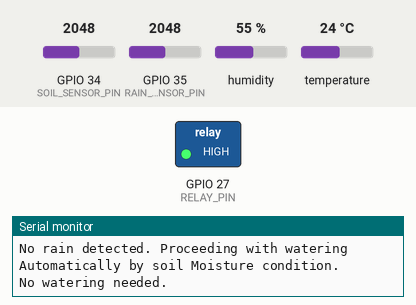
Simulated run of this sketch. Board: ESP32. Parts: switched loads named in the sketch (green lamp = pin HIGH), the last lines printed to the serial monitor. Inputs (shaded band) come from the test bench; at power-on: GPIO 34 (SOIL_SENSOR_PIN) = 2048, GPIO 35 (RAIN_SENSOR_PIN) = 2048, humidity 55 %, temperature 24 °C. WiFi joins after 1.5 s; servers stay silent unless stated.

Above: at 5.2 s.
5.3 s: GPIO 34 (SOIL_SENSOR_PIN) set to 2961
7.2 s: GPIO 34 (SOIL_SENSOR_PIN) set to 3045
At 8.9 s:
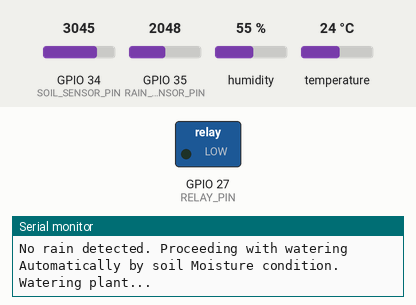
11.5 s: GPIO 35 (RAIN_SENSOR_PIN) set to 1558
13.2 s: GPIO 35 (RAIN_SENSOR_PIN) set to 1465
At 14.9 s:
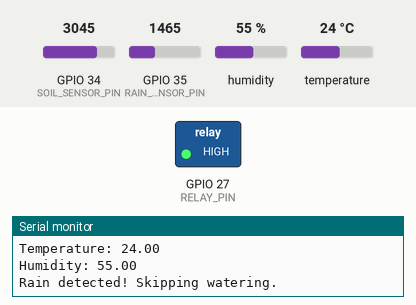
17.5 s: GPIO 35 (RAIN_SENSOR_PIN) set to 1540
At 18.9 s:
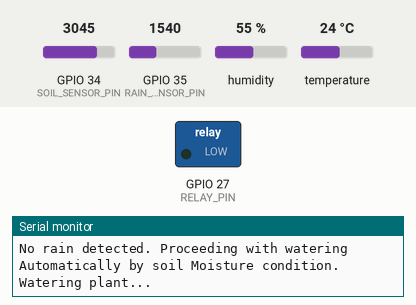
19.6 s: GPIO 35 (RAIN_SENSOR_PIN) set to 1460
At 20.8 s:
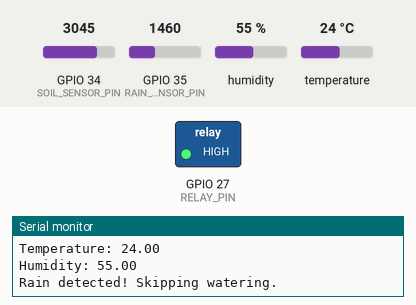
Timing chart, 0 to 22.6 s (numbered marks = the images above; inputs shaded):
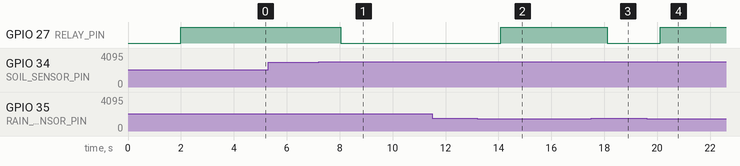

The sketch:

Hardware_without_Camera.ino
```cpp
#include <WiFi.h>
#include <ESPAsyncWebServer.h>
#include <DHT.h>

#define DHTPIN 4
#define DHTTYPE DHT22
#define SOIL_SENSOR_PIN 34
#define RAIN_SENSOR_PIN 35
#define RELAY_PIN 27

const char* ssid = "AHMED";
const char* password = "12345678";

DHT dht(DHTPIN, DHTTYPE);
AsyncWebServer server(80);

void setup() {
  Serial.begin(115200);
  Serial.println("Initializing DHT22...");
  dht.begin();
  delay(2000);  // Allow sensor to stabilize

  pinMode(SOIL_SENSOR_PIN, INPUT);
  pinMode(RAIN_SENSOR_PIN, INPUT);
  pinMode(RELAY_PIN, OUTPUT);
  digitalWrite(RELAY_PIN, HIGH); // Ensure pump is off initially

  WiFi.begin(ssid, password);
  Serial.print("Connecting to WiFi");
  while (WiFi.status() != WL_CONNECTED) {
    delay(1000);
    Serial.print(".");
  }
  Serial.println("\nConnected!");

  // Web server routes
  server.on("/", HTTP_GET, [](AsyncWebServerRequest *request) {
    float temperature = dht.readTemperature();
    float humidity = dht.readHumidity();
    int soilMoisture = analogRead(SOIL_SENSOR_PIN);
    int rainValue = analogRead(RAIN_SENSOR_PIN);

    String page = "<html><body>";
    page += "<h2>Plant Monitoring System</h2>";
    page += "<p>Temperature: " + String(temperature) + " °C</p>";
    page += "<p>Humidity: " + String(humidity) + " %</p>";
    page += "<p>Soil Moisture: " + String(soilMoisture) + "</p>";
    page += "<p>Rain Sensor: " + String(rainValue) + "</p>";
    page += "<p><a href=\"/water_on\">Water Plant</a></p>";
    page += "<p><a href=\"/water_off\">Stop Watering</a></p>";
    page += "</body></html>";

    request->send(200, "text/html", page);
  });

  server.on("/water_off", HTTP_GET, [](AsyncWebServerRequest *request) {
    digitalWrite(RELAY_PIN, HIGH);
    request->send(200, "text/plain", "Watering Stopped");
  });

  server.on("/water_on", HTTP_GET, [](AsyncWebServerRequest *request) {
    digitalWrite(RELAY_PIN, LOW);
    request->send(200, "text/plain", "Watering Started");
  });

  server.begin();
}

void loop() {
    float temperature = dht.readTemperature();
    float humidity = dht.readHumidity();
    int soilMoisture = analogRead(SOIL_SENSOR_PIN);
    int rainValue = analogRead(RAIN_SENSOR_PIN);

  Serial.print("Soil Moisture: ");
  Serial.println(soilMoisture);
  Serial.print("Rain Sensor: ");
  Serial.println(rainValue);
  Serial.print("Temperature: ");
  Serial.println(temperature);
  Serial.print("Humidity: ");
  Serial.println(humidity);

  if (rainValue < 1500) {
    digitalWrite(RELAY_PIN, HIGH);
    Serial.println("Rain detected! Skipping watering.");
  } else {
    Serial.println("No rain detected. Proceeding with watering Automatically by soil Moisture condition.");

  if (soilMoisture < 3000) { // Adjust threshold as needed
    digitalWrite(RELAY_PIN, HIGH);
    Serial.println("No watering needed.");
  } else {
    digitalWrite(RELAY_PIN, LOW);
    Serial.println("Watering plant...");
  }

}


    delay(2000); // Wait 5 seconds before next reading
}
```

Measured:
- the behaviour switches between 2999 and 3000 on GPIO 34 (SOIL_SENSOR_PIN) (found by bisection; images 0 and 1)
- the behaviour switches between 1500 and 1499 on GPIO 35 (RAIN_SENSOR_PIN) (found by bisection; images 1 and 2)
- after the input at 7.2 s, GPIO 27 (RELAY_PIN): HIGH → LOW after 0.85 s
- after the input at 13.2 s, GPIO 27 (RELAY_PIN): LOW → HIGH after 0.89 s
- after the input at 17.5 s, GPIO 27 (RELAY_PIN): HIGH → LOW after 0.61 s
- after the input at 19.6 s, GPIO 27 (RELAY_PIN): LOW → HIGH after 0.52 s
